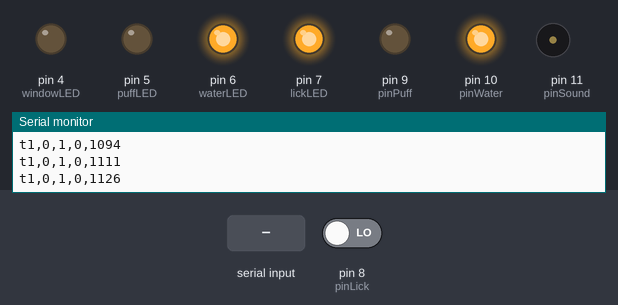
A sketch run on a simulated Arduino Uno, built with avr-gcc and run on an emulated ATmega328P. Shown: output pins drawn as LEDs (lit = HIGH), buzzer (waves = sounding), the last lines printed to the serial monitor. The inputs (shaded band) are chosen by the test bench; at power-on: pin 8 (pinLick) LOW. Random numbers use the default seed unless the sketch sets one.

Above: at 1.2 s.
1.3 s: "p\n" received over Serial
At 2.5 s:
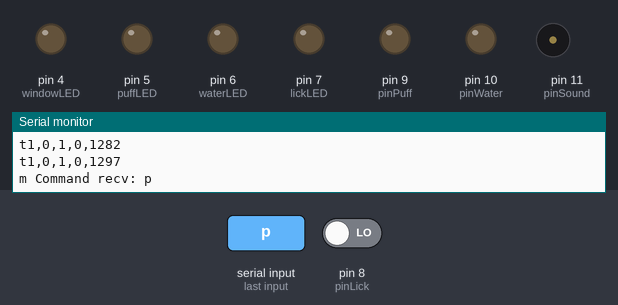
2.8 s: "s\n" received over Serial
At 3.6 s:
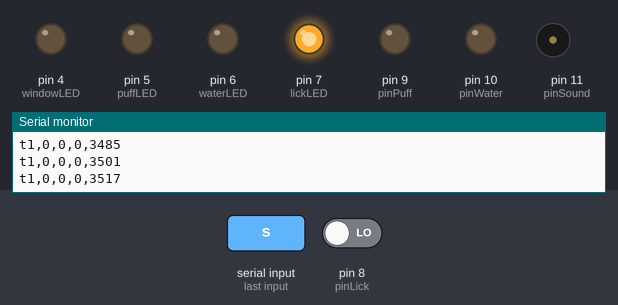
5.8 s: pin 8 (pinLick) driven HIGH
At 6.9 s:
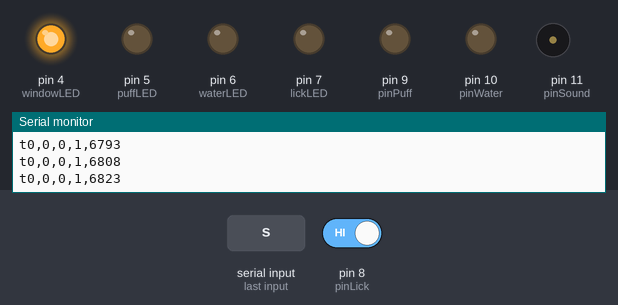
8.8 s: "w\n" received over Serial
At 9.9 s:
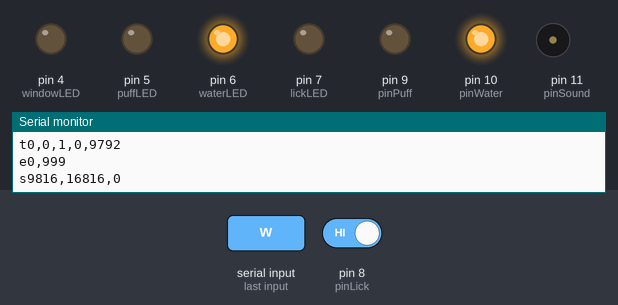
11.8 s: "f\n" received over Serial
At 12.6 s:
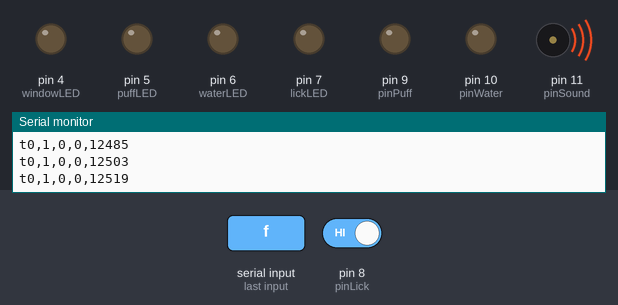
13.6 s: "o\n" received over Serial
At 14.1 s:
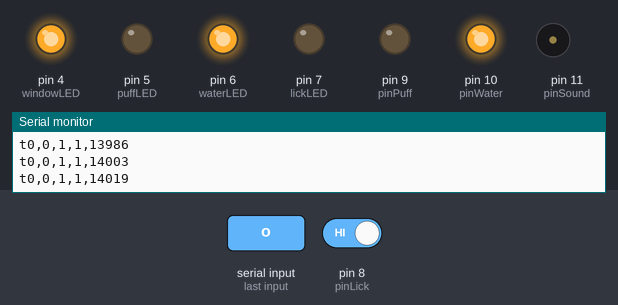
Timing chart, 0 to 26.3 s (numbered marks = the images above; inputs shaded):
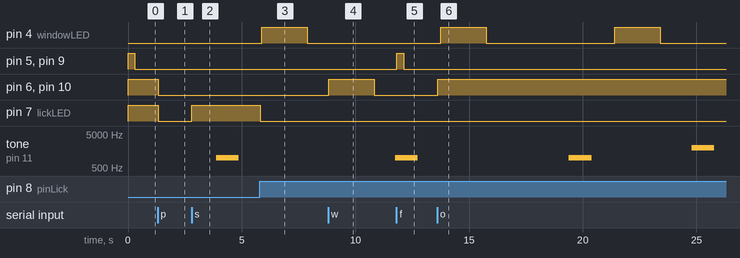

The sketch:

main.ino
```cpp
 /*
 * @Date: 2021-02-21 20:07:36
 * @LastEditTime: 2021-02-22 22:44:10
 * @LastEditors: Hao Xie, Lekang Yuan
 * @Organization: BBNC Lab@THU
 * @Describtions: Arduino Progam for the go-nogo system.
 */

//  实验时序设计相关的各个参数：
//unsigned long /=100;   //一个trial周期时
unsigned long soundDuration=1000;   //发声时长，单位毫秒下面相同
unsigned long timeWindowDelay=2000;   // 时间窗口相对声音开始的响应延时
unsigned long timeWindowDuration=2000;   //响应窗口总时长
unsigned long headTailDuration = 3000;
unsigned long waterDuration=2000;   //给水时长
unsigned long puffDuration=300;   //给airpuff时长
int flag=1;  //随机数决定是给哪种声音

// ---- 下面的程序一般不需要更改 ------- //
#include <ArduinoJson.h>
DynamicJsonDocument doc(400);
// 端口定义：舔水, 给水与声音
#define pinLick 8
#define pinWater 10
#define pinPuff 9
#define pinSound 11
#define freq1 1000
#define freq2 2000

// 各指示LED
#define lickLED 7
#define waterLED 6
#define puffLED 5
#define windowLED 4
// 程序中用到的临时变量

bool useHost = true;
bool noGo = true;
int state = 1; // 目前所处的状态，0为暂停，1为一个trial开始前，2为trial运行中
unsigned long leftTrials = 1000;

unsigned long soundTime;
unsigned long windowTime;
unsigned long trialEndTime; // 发声、时间窗口和trial结束时间，在trial开始前确定

unsigned long curTime; // 当前时间
unsigned long validLickTime = 0; // 有效舔水时间：定义为时间窗内第一次舔水的时间。给水参考这一时间进行。
unsigned long waterCommandTime = 0; // 上一次人工给水指令的时间。
unsigned long puffCommandTime = 0; // 上一次人工给水指令的时间。


bool lickState;
int soundState;
bool windowState;
bool waterState; // 各状态变量
bool puffState; // 各状态变量

bool toneWrote=0;
bool noToneWrote=0;
bool waterOn=0;
bool puffOn=0;
int actorStateOutput=0;
int soundStateOutput=0;

void recvCmd();
String readSerial();
void prt(bool data, bool isFinal=false);
void prt(int data, bool isFinal = false);
void prt(unsigned long data, bool isFinal = false);
bool inWindow(unsigned long start, unsigned long cur, unsigned long duration);

void setup() {
   Serial.begin(9600);

   //输入输出管脚设置
   pinMode(pinLick,INPUT);
   pinMode(pinSound,OUTPUT);
   pinMode(pinWater, OUTPUT);
   pinMode(pinPuff, OUTPUT);
   pinMode(lickLED, OUTPUT);
   pinMode(waterLED, OUTPUT);
   pinMode(puffLED, OUTPUT);
   pinMode(windowLED, OUTPUT);
}

void loop() {
  recvCmd();
  if (state == 0) whenPause();
  if (state == 1) beforetrial();
  if (state == 2) intrial();
  if (state == 3) afterTrial();
}

void whenPause(){
    noTone(pinSound);
    digitalWrite(lickLED, LOW);
    digitalWrite(windowLED, LOW);
    digitalWrite(waterLED, LOW);
    digitalWrite(puffLED, LOW);
    digitalWrite(pinWater,LOW);
    digitalWrite(pinPuff,LOW);
    return;
  }

void beforetrial(){
  // 生成时间; 目前使用固定生成模式
  curTime = millis();
  unsigned long soundDelay = random(0,headTailDuration);
  soundTime = curTime + soundDelay;
  windowTime = soundTime + timeWindowDelay;
  trialEndTime = curTime + timeWindowDelay + timeWindowDuration + headTailDuration;
  // 重置各变量
  validLickTime = 0;
  toneWrote = 0;
  noToneWrote = 0;
  // 更改state到2
  state = 2;
  if(noGo) flag = random(0,2); // 1. flag生成似乎应该放在beforetrial里面？一个trial生成一次。
  else flag = 0; // 如果只想要Go，则把Flag设置成1即可

  if (useHost) {
      Serial.write("s");
      prt(curTime);
      prt(trialEndTime);
      prt(flag,true);
    }
  }

void intrial(){
  // 数据读入
  lickState = not digitalRead(pinLick);
  curTime = millis();
  // 状态机状态更新
  if (curTime > trialEndTime) {state = 3; return;}

  // 状态更新
  windowState = inWindow(windowTime, curTime, timeWindowDuration);
  soundState = inWindow(soundTime, curTime, soundDuration);
  if (windowState and (validLickTime == 0) and lickState) validLickTime = curTime;

  waterState = (inWindow(validLickTime, curTime, waterDuration)and (flag==0)) or inWindow(waterCommandTime, curTime, waterDuration) or waterOn;
  puffState = (inWindow(validLickTime, curTime, puffDuration)and (flag==1)) or inWindow(puffCommandTime, curTime, puffDuration) or puffOn;
  // 输出各数据

  digitalWrite(lickLED, lickState);  // 这些LED如果没有连就别连了，看串口监视器更直观一点。不过不连LED这几行放着也没什么问题。
  digitalWrite(windowLED, windowState);
  digitalWrite(waterLED, waterState);
  digitalWrite(puffLED, puffState);

  digitalWrite(pinWater, waterState);
  digitalWrite(pinPuff, puffState);

  soundStateOutput = int(soundState) * (1 + int(flag)); // 2.加了这行判断 (不响的时候是0，flag = 0 的时候响为1， flag = 1的时候响为2)
  if (soundStateOutput ==1 ) {tone(pinSound, freq1);}
    if (soundStateOutput ==2 ) {tone(pinSound, freq2);}
  if (soundStateOutput ==0) {noTone(pinSound);}

  actorStateOutput = int(waterState) * 1 + int(puffState) * 2; // 3. 简化了表述. 全没有，water, puff, water + puff 应该分别为0，1，2，3

  if (useHost) {
      Serial.print("t");
     prt(lickState);
    prt(soundStateOutput);
    prt(actorStateOutput);
    prt(windowState);
    prt(curTime,true);
    }
   else{
    prt(lickState);
    prt(soundStateOutput);
    prt(actorStateOutput);
    prt(windowState,true);
    }
  }

void afterTrial(){
   leftTrials = leftTrials - 1;
   state = 1;
   int succ = int(validLickTime > 0) + 2 * int(flag);
   if (useHost) {
     Serial.print("e");
     prt(succ);
     prt(leftTrials, true);
    }
  }

void prt(bool data, bool isFinal = false){
    if (!isFinal){
        Serial.print(data);
        Serial.print(",");
      }
     else{
        Serial.println(data);
      }
  }

void prt(int data, bool isFinal = false){
    if (!isFinal){
        Serial.print(data);
        Serial.print(",");
      }
     else{
        Serial.println(data);
      }
  }

void prt(unsigned long data, bool isFinal = false){
    if (!isFinal){
        Serial.print(data);
        Serial.print(",");
      }
     else{
        Serial.println(data);
      }
  }

bool inWindow(unsigned long start, unsigned long cur, unsigned long duration){
    unsigned long delta = cur - start;
    if (delta >= 0 and delta < duration) return 1;
    else return 0;
}


 String readSerial()   //读串口
{
  String val = "";
  while (Serial.available())
  {
    val = Serial.readStringUntil('\r\n');
//    val += char(Serial.read());
  }
  return val;
}

void updateParams(String s){
    deserializeJson(doc, s);
    noGo = bool(doc["noGo"]);
    headTailDuration = doc["headTailDuration"];
    soundDuration = doc["soundDuration"];
    timeWindowDelay = doc["timeWindowDelay"];
    timeWindowDuration = doc["timeWindowDuration"];
    waterDuration = doc["waterDuration"];
    puffDuration = doc["puffDuration"];
    leftTrials = doc["leftTrials"];
    Serial.print("mreceived. left trials: ");
    prt(leftTrials, true);
  }

void recvCmd(){
    // 读串口
    String cmd = readSerial();
    if (useHost and cmd.length() > 0) {Serial.print("m Command recv: "); Serial.print(cmd); Serial.println();}
    if(cmd == "") return;
    if(cmd[0] == 'p') state = 0;
    else if(cmd[0] == 's') state = 1;
    else if(cmd[0] == 'w') waterCommandTime = millis();
     else if(cmd[0] == 'f') puffCommandTime = millis();
    else if(cmd[0] == 'o') waterOn = !waterOn;
    else if(cmd[0] == 'a') puffOn = !puffOn;
    else if(cmd[0] == 'c') updateParams(cmd.substring(1));
  }
```

Measured:
- after the input at 1.3 s, pin 7 (lickLED): HIGH → LOW at once
- after the input at 2.8 s, pin 7 (lickLED): LOW → HIGH at once; tone on pin 11 (pinSound): silent → 1000 Hz after 1.1 s, → silent 1.0 s later
- after the input at 5.8 s, pin 7 (lickLED): HIGH → LOW at once
- after the input at 8.8 s, pin 6 (waterLED), pin 10 (pinWater): LOW → HIGH at once, → LOW 2.0 s later
- after the input at 11.8 s, pin 5 (puffLED), pin 9 (pinPuff): LOW → HIGH at once, → LOW 0.30 s later
- after the input at 13.6 s, pin 6 (waterLED), pin 10 (pinWater): LOW → HIGH at once
- by itself, pin 4 (windowLED): alternates HIGH for 2.0 s and LOW for 5.6 s
